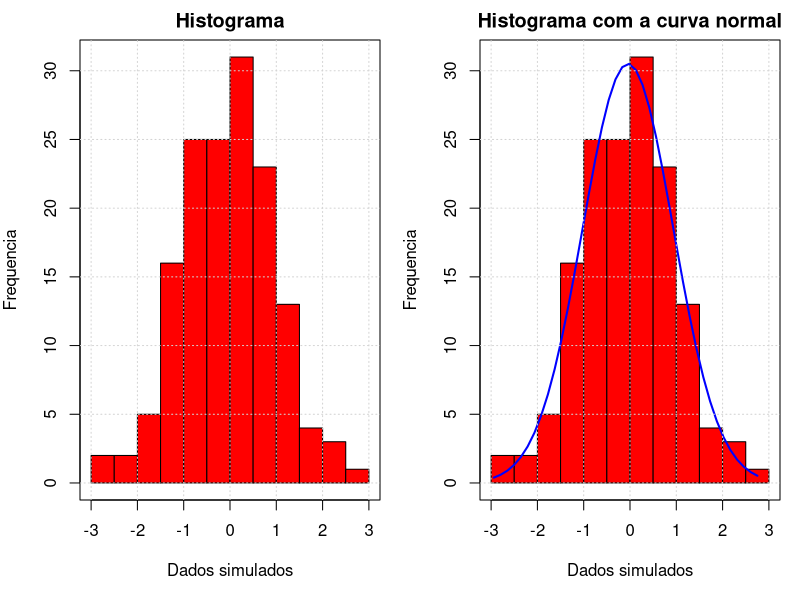
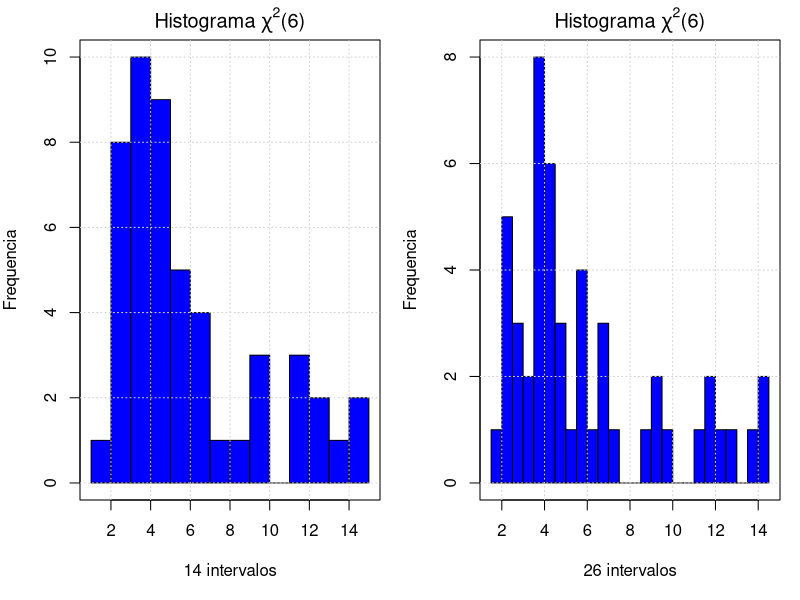
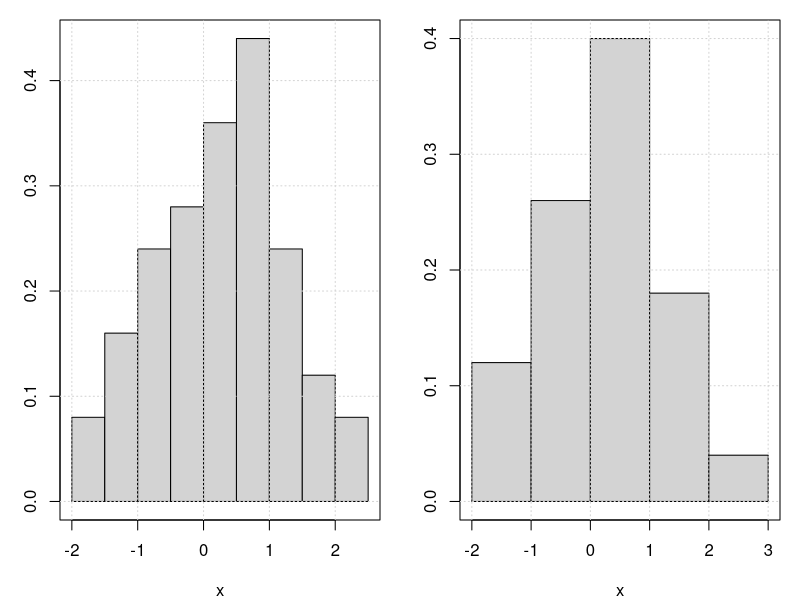
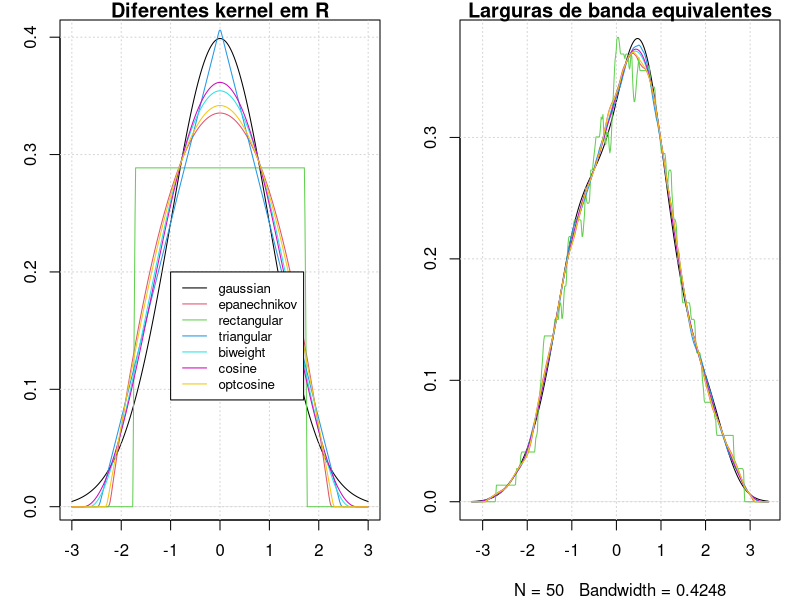
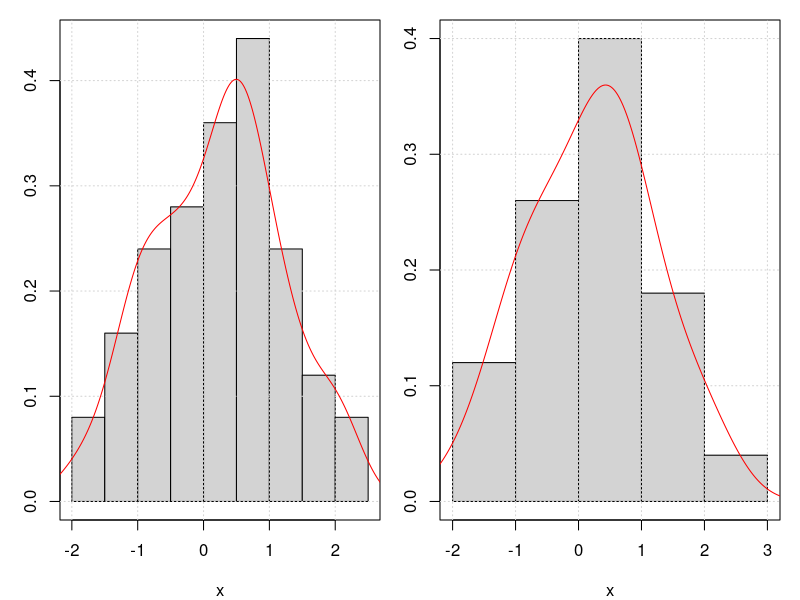

The R script that drew these images, in order:
## ---- chunk 1
#| label: fig-1
#| fig-cap: "Gráﬁco de histograma para dados simulados."

set.seed(8476)
exemplo = rnorm(150)
par(mar=c(5,4,2,1), mfrow=c(1,2))
hist(exemplo, breaks=12, col="red", xlab="Dados simulados", ylab="Frequencia", main="Histograma")
box()
grid()
h=hist(exemplo, breaks=10, col="red", xlab="Dados simulados", ylab="Frequencia", 
       main="Histograma com a curva normal")
xfit=seq(min(exemplo),max(exemplo),length=40)
yfit=dnorm(xfit,mean=mean(exemplo),sd=sd(exemplo))
yfit=yfit*diff(h$mids[1:2])*length(exemplo)
lines(xfit, yfit, col="blue", lwd=2)
box()
grid()
## ---- chunk 2
#| label: fig-2
#| fig-cap: "Histogramas da distribuição chi² com 6 graus de liberdade. Número de intervalos 14 e 26, respectivamente."

set.seed(5678)
z=rchisq(50, df=6)
par(mar=c(5,4,2,1),mfrow=c(1,2))
hist(z, breaks=14, col="blue", main=expression(paste("Histograma ",chi^2,"(6)")), 
     ylab="Frequencia", xlab="14 intervalos")
box()
grid()
hist(z, breaks=26, col="blue", main=expression(paste("Histograma ",chi^2,"(6)")), 
     ylab="Frequencia", xlab="26 intervalos")
box()
grid()
## ---- chunk 3
set.seed(1340)
x = rnorm(50)
par(mfrow = c(1,2), mar=c(4,3,1,1))
hist(x, main = NULL, freq = FALSE, breaks = "Sturges")
box(); grid()
hist(x, main = NULL, freq = FALSE, breaks = "Scott")
box(); grid()
## ---- chunk 4
par(mfrow = c(1,2), mar=c(4,3,1,1))
kernels = eval(formals(density.default)$kernel)
plot (density(0, bw = 1), xlab = "", main = "Diferentes kernel em R"); grid()
for(i in 2:length(kernels)) lines(density(0, bw = 1, kernel =  kernels[i]), col = i)
legend(-1.0,0.2, legend = kernels, col = seq(kernels), lty = 1, cex = .8, y.intersp = 1)
h.f = sapply(kernels, function(k) density(kernel = k, give.Rkern = TRUE))
h.f = (h.f["gaussian"] / h.f)^ .2
bw = bw.SJ(x) # escolha automática
plot(density(x, bw = bw), main = "Larguras de banda equivalentes"); grid()
for(i in 2:length(kernels)) lines(density(x, bw = bw, adjust = h.f[i], kernel = kernels[i]), col = i)
legend(55, 0.035, legend = kernels, col = seq(kernels), lty = 1)
## ---- chunk 5
par(mfrow = c(1,2), mar=c(4,3,1,1))
hist(x, main = NULL, freq = FALSE, breaks = "Sturges")
box(); grid()
lines(density(x, bw = "nrd0"), col = "red")
par(mar=c(4,2,1,1))
hist(x, main = NULL, freq = FALSE, breaks = "Scott")
box(); grid()
lines(density(x, bw = "bcv"), col = "red")
